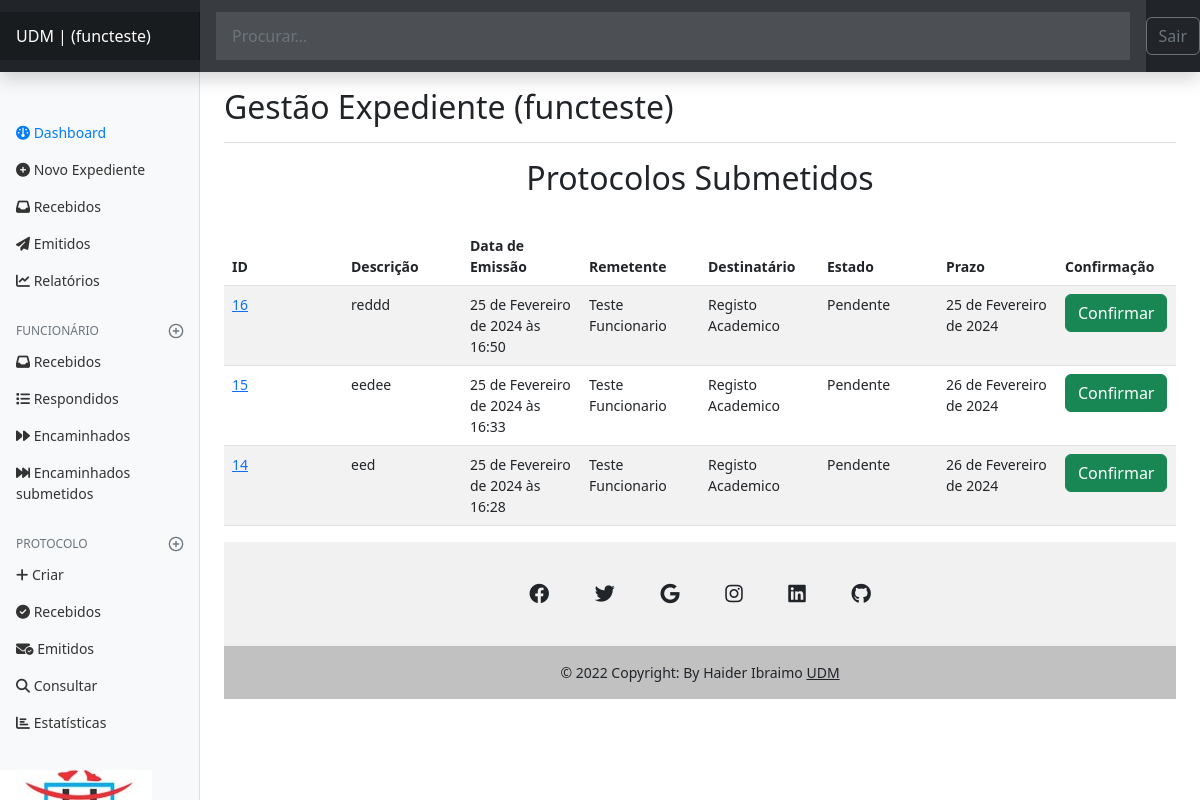
Page /authors/dashbord/protocol/recebidos (signed in) on the earlier database version.
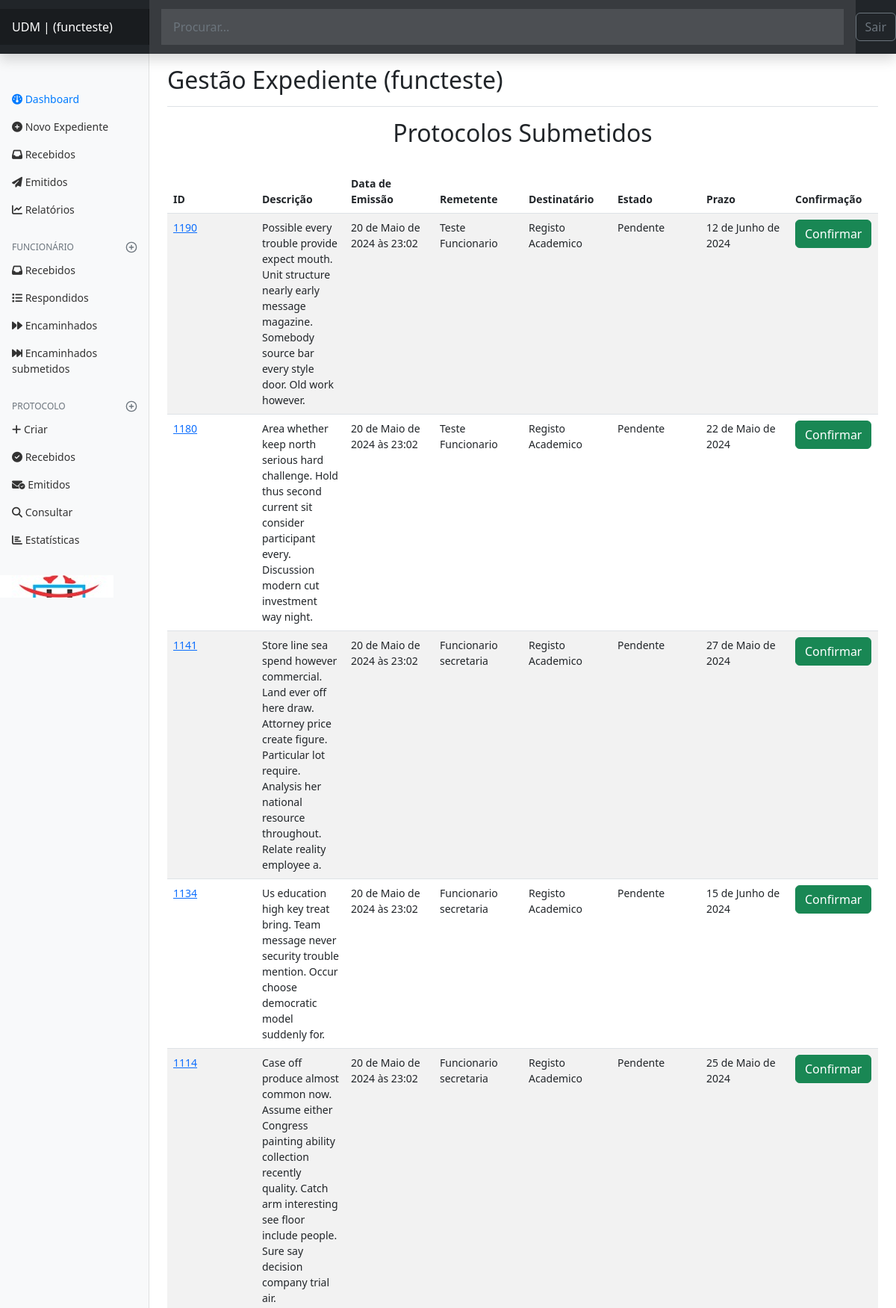
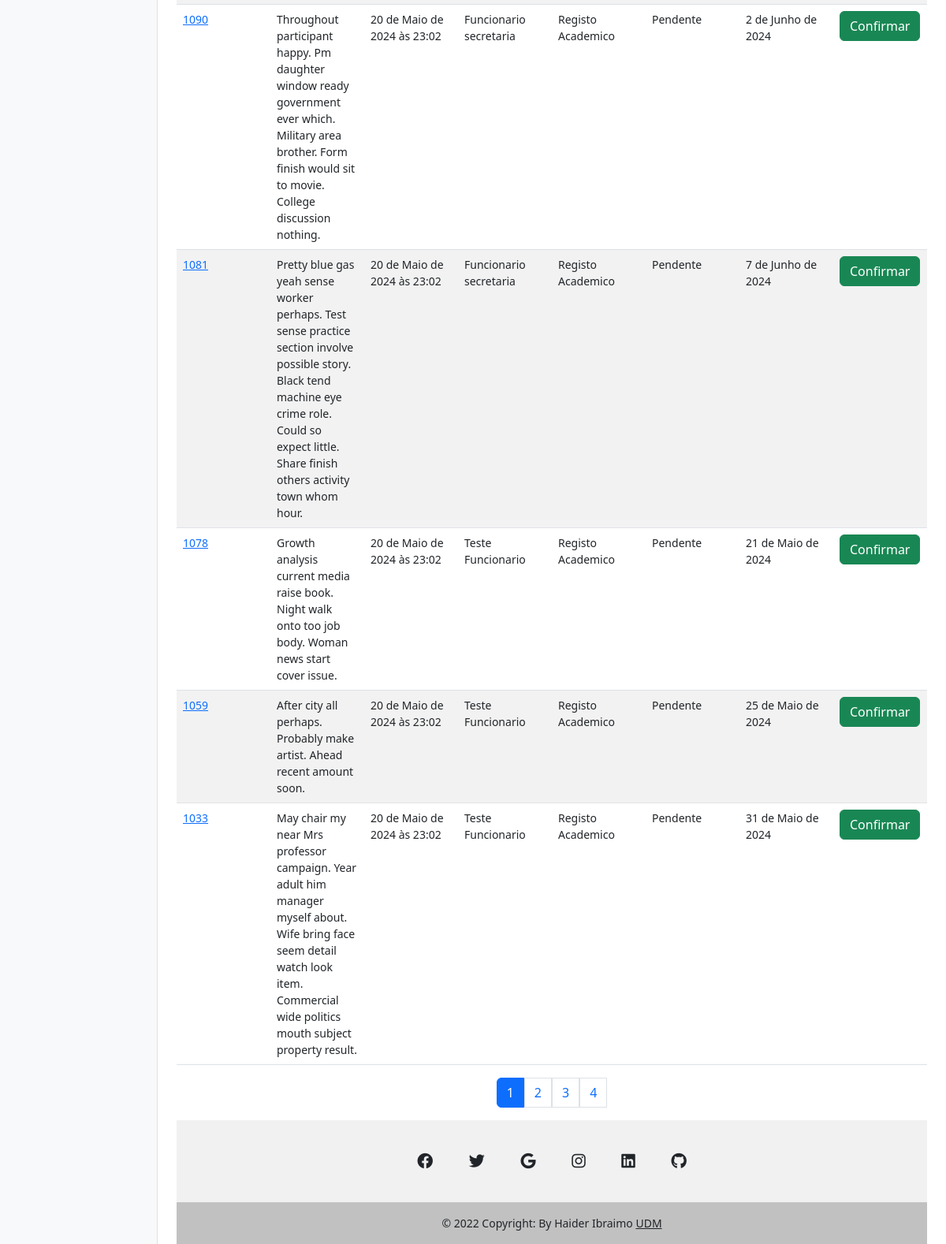
Same page on the later database version (2 pictures, top to bottom).
### expedient/models.py (models this page shows, shortened)
class Protocolo(models.Model):
    data_emissao = models.DateTimeField(auto_now_add=True)
    descricao = models.TextField()
    remetente = models.ForeignKey(
        Funcionario, on_delete=models.SET_NULL, null=True, default=None,  related_name='remetente')
    destinatario = models.ForeignKey(
        Departamento, on_delete=models.SET_NULL, null=True, default=None, related_name='destinatario')
    estado = models.CharField(max_length=50)
    observacao = models.TextField()
    prazo = models.DateField()
    data_confirmacao_recepcao = models.DateTimeField(null=True)
    confirmacao_user_status = models.BooleanField(default=False)
    confirmacao_user = models.ForeignKey(
        Funcionario, on_delete=models.SET_NULL, null=True, default=None, related_name='confirmacao_user')

class Funcionario(models.Model):
    nome_completo = models.CharField(max_length=95)
    numero_telefone = models.CharField(max_length=65)
    estado = models.CharField(max_length=50)
    author = models.OneToOneField(User, on_delete=models.CASCADE)
    departamento = models.ForeignKey(
        Departamento, on_delete=models.SET_NULL, null=True, default=None)
    def __str__(self):
        return self.nome_completo

class Departamento(models.Model):
    nome = models.CharField(max_length=65)
    def __str__(self):
        return self.nome

### authors/views.py (the view)
# urls.py: path('dashbord/protocol/recebidos', views.dashbord_protocol_recebidos,
@login_required(login_url='authors:login', redirect_field_name='next')
def dashbord_protocol_recebidos(request):
    try:
        funcionario = Funcionario.objects.select_related('departamento').get(author=request.user)
    except Funcionario.DoesNotExist:
        raise Http404("Funcionário não encontrado")
    departamento = funcionario.departamento
    protocols = Protocolo.objects.filter(
        estado='Pendente',
        destinatario=departamento,
        confirmacao_user_status=False
    ).order_by('-id')
    page_obj, pagination_range = make_pagination(request, protocols, PER_PAGE)
    return render(
        request,
        'authors/pages/dashbord_protocol_recebidos.html',
        context={
            'protocols': page_obj,
            'pagination_range': pagination_range,
            'funcionario': funcionario,
        }
    )

### authors/templates/authors/pages/dashbord_protocol_recebidos.html (shortened to what this page needs)
{% extends 'global/base.html' %}
{% block content %}
<h2 align="center">Protocolos Submetidos </h2>
<br>
  <table class="table table-striped table-hover" style="table-layout: fixed;">
    <thead>
     <tr>
        <th>ID </th>
        <th>Descrição</th>
        <th>Data de Emissão</th>
        <th>Remetente</th>
        <th>Destinatário</th>
        <th>Estado</th>
        <th>Prazo</th>
        <th>Confirmação</th>
     </tr>
      </thead>
    {% for protocol in protocols %}
    <tr>
        <td> <a href="{% url 'authors:dashbord_protocol_detail' protocol.id %}">{{ protocol.id }}</a> </td>
        <td>{{ protocol.descricao|safe }}</td>
        <td>{{ protocol.data_emissao }}</td>
        <td>{{ protocol.remetente }}</td>
        <td>{{ protocol.destinatario}}</td>
        <td>{{ protocol.estado }}</td>
        <td>{{ protocol.prazo }}</td>
      <td><a class="btn btn-success" href="{% url 'authors:dashbord_protocol_confirmacao' protocol.id %}">Confirmar</a>
        &nbsp;&nbsp;</td>
     </tr>
    {% empty %}
        <p style="color:red">Não tens nenhum protocolo enviado, aguarde.</p>
    {% endfor %}
</table>
{% if protocols.has_other_pages %}
<div class="container">
    <nav aria-label="Page navigation example">
        <ul class="pagination justify-content-center">
            {% for page in pagination_range.pagination_range %}
                {% if pagination_range.current_page == page %}
                <li class="page-item active" aria-current="page">
                    <span class="page-link">{{ page }}</span>
                </li>
                {% else %}
                    <a class ="page-link page-item" href="?page={{ page }}{{ additional_url_query}}"> {{ page }} </a>
                {% endif %}
            {% endfor %}
        </ul>
    </nav>
</div>
{% endif %}
{% endblock content %}

Differences in the rows shown:
no longer on this page (row unchanged): Protocolo: id "16", descricao "reddd", data_emissao "25 de Fevereiro de 2024 às 16:50", remetente "Teste Funcionario", destinatario "Registo Academico", estado "Pendente", prazo "25 de Fevereiro de 2024"
no longer on this page (row unchanged): Protocolo: id "15", descricao "eedee", data_emissao "25 de Fevereiro de 2024 às 16:33", remetente "Teste Funcionario", destinatario "Registo Academico", estado "Pendente", prazo "26 de Fevereiro de 2024"
no longer on this page (row unchanged): Protocolo: id "14", descricao "eed", data_emissao "25 de Fevereiro de 2024 às 16:28", remetente "Teste Funcionario", destinatario "Registo Academico", estado "Pendente", prazo "26 de Fevereiro de 2024"
added Protocolo: id "1190", descricao "Possible every trouble provide expect mouth. Unit structure nearly early message magazine. Somebody source bar every style door. Old work however.", data_emissao "20 de Maio de 2024 às 23:02", remetente "Teste Funcionario", destinatario "Registo Academico", estado "Pendente", prazo "12 de Junho de 2024"
added Protocolo: id "1180", descricao "Area whether keep north serious hard challenge. Hold thus second current sit consider participant every. Discussion modern cut investment way night.", data_emissao "20 de Maio de 2024 às 23:02", remetente "Teste Funcionario", destinatario "Registo Academico", estado "Pendente", prazo "22 de Maio de 2024"
added Protocolo: id "1141", descricao "Store line sea spend however commercial. Land ever off here draw. Attorney price create figure. Particular lot require. Analysis her national resource throughout. Relate reality employee a.", data_emissao "20 de Maio de 2024 às 23:02", remetente "Funcionario secretaria", destinatario "Registo Academico", estado "Pendente", prazo "27 de Maio de 2024"
added Protocolo: id "1134", descricao "Us education high key treat bring. Team message never security trouble mention. Occur choose democratic model suddenly for.", data_emissao "20 de Maio de 2024 às 23:02", remetente "Funcionario secretaria", destinatario "Registo Academico", estado "Pendente", prazo "15 de Junho de 2024"
added Protocolo: id "1114", descricao "Case off produce almost common now. Assume either Congress painting ability collection recently quality. Catch arm interesting see floor include people. Sure say decision company trial air.", data_emissao "20 de Maio de 2024 às 23:02", remetente "Funcionario secretaria", destinatario "Registo Academico", estado "Pendente", prazo "25 de Maio de 2024"
added Protocolo: id "1090", descricao "Throughout participant happy. Pm daughter window ready government ever which. Military area brother. Form finish would sit to movie. College discussion nothing.", data_emissao "20 de Maio de 2024 às 23:02", remetente "Funcionario secretaria", destinatario "Registo Academico", estado "Pendente", prazo "2 de Junho de 2024"
added Protocolo: id "1081", descricao "Pretty blue gas yeah sense worker perhaps. Test sense practice section involve possible story. Black tend machine eye crime role. Could so expect little. Share finish others activity town whom hour.", data_emissao "20 de Maio de 2024 às 23:02", remetente "Funcionario secretaria", destinatario "Registo Academico", estado "Pendente", prazo "7 de Junho de 2024"
added Protocolo: id "1078", descricao "Growth analysis current media raise book. Night walk onto too job body. Woman news start cover issue.", data_emissao "20 de Maio de 2024 às 23:02", remetente "Teste Funcionario", destinatario "Registo Academico", estado "Pendente", prazo "21 de Maio de 2024"
added Protocolo: id "1059", descricao "After city all perhaps. Probably make artist. Ahead recent amount soon.", data_emissao "20 de Maio de 2024 às 23:02", remetente "Teste Funcionario", destinatario "Registo Academico", estado "Pendente", prazo "25 de Maio de 2024"
added Protocolo: id "1033", descricao "May chair my near Mrs professor campaign. Year adult him manager myself about. Wife bring face seem detail watch look item. Commercial wide politics mouth subject property result.", data_emissao "20 de Maio de 2024 às 23:02", remetente "Teste Funcionario", destinatario "Registo Academico", estado "Pendente", prazo "31 de Maio de 2024"
Other differences:
new list line: "1"
new list line: "2"
new list line: "3"
new list line: "4"
